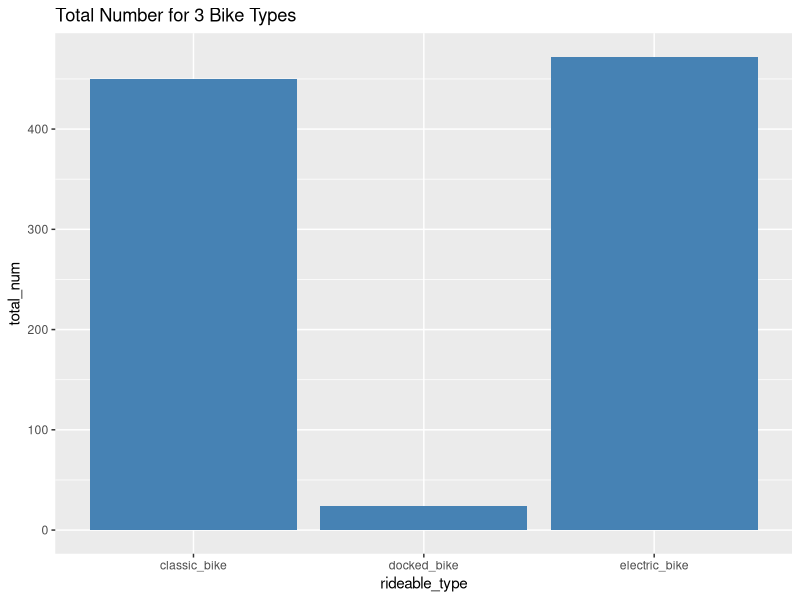
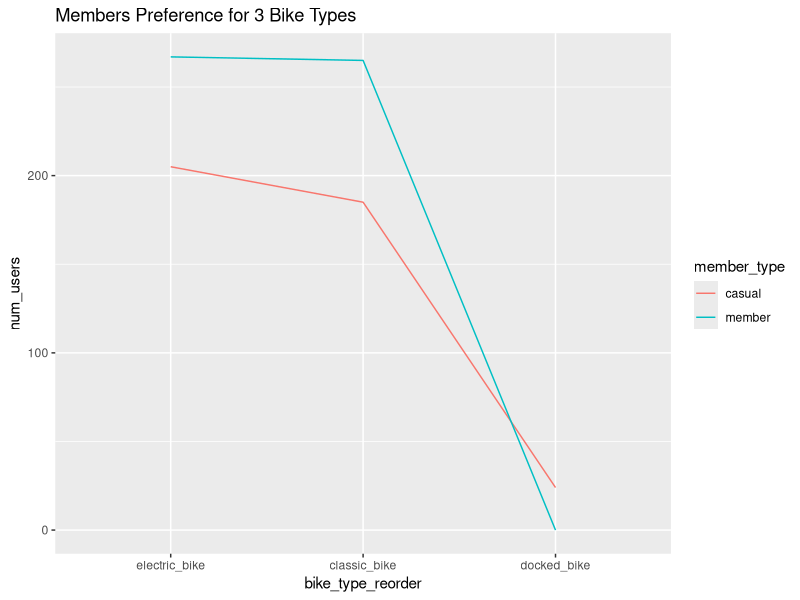
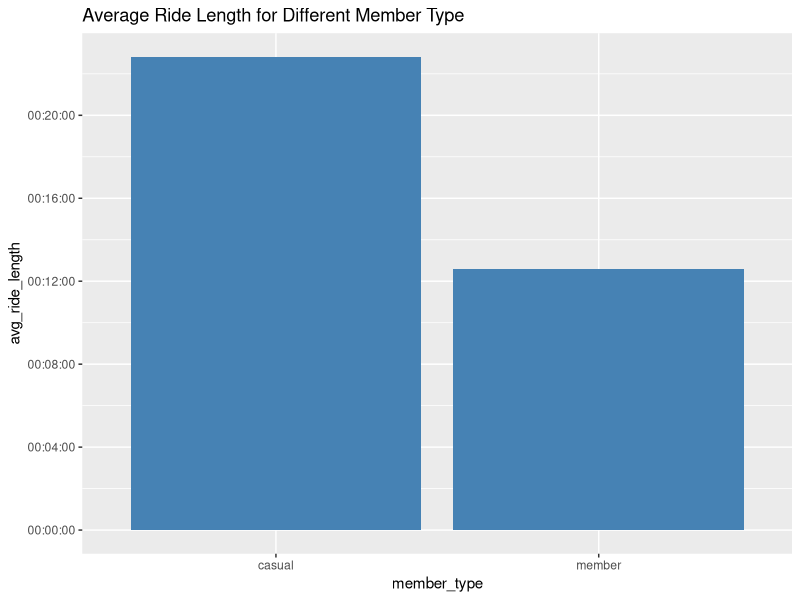
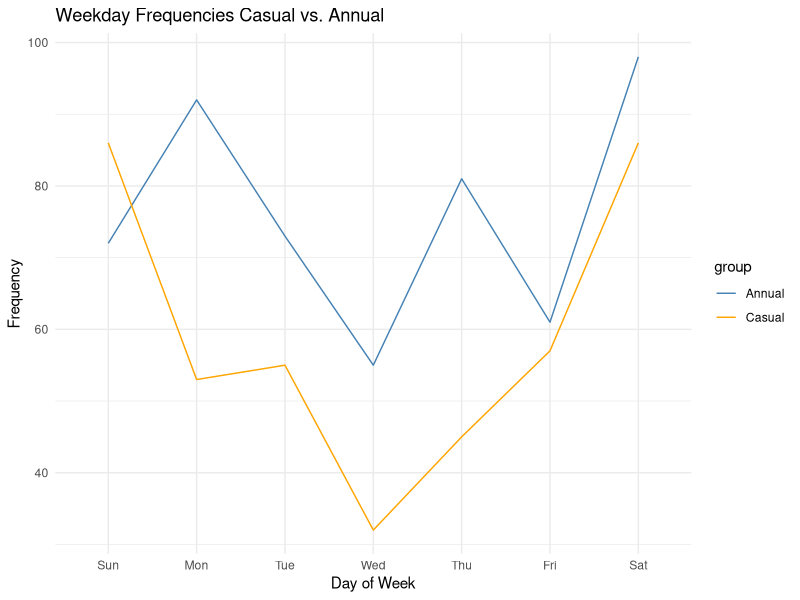

R code for these plots, in order:
## ---- chunk 1
library(tidyverse)
library(ggplot2)
library(readr)
## ---- chunk 2
numbers_bike_types <- data.frame(read_csv("numbers_bike_types.csv"))
## ---- chunk 3
ggplot(data=numbers_bike_types, aes(x=rideable_type, y=total_num))+
  geom_bar(stat="identity", fill="steelblue")+
  labs(title="Total Number for 3 Bike Types")
## ---- chunk 4
bike_types_members <- data.frame(read_csv("bike_types_members.csv"))
bike_types_members
## ---- chunk 5
bike_types_members_long <- data.frame(pivot_longer(data=bike_types_members, cols=c('electric_bike', 'classic_bike', 'docked_bike'), names_to='bike_type', values_to='num_users'))
bike_types_members_long
## ---- chunk 6
# reorder bike_type based on descending order of num_users
bike_types_members_long$bike_type_reorder <- reorder(bike_types_members_long$bike_type, -bike_types_members_long$num_users)
bike_types_members_long
## ---- chunk 7
ggplot(bike_types_members_long) + 
  geom_line(mapping=aes(x=bike_type_reorder, y=num_users, group=member_type, color=member_type)) + 
  labs(title="Members Preference for 3 Bike Types")
## ---- chunk 8
ride_length_member <- data.frame(read_csv("ride_length_member.csv"))
## ---- chunk 9
ggplot(data=ride_length_member, aes(x=member_type, y=avg_ride_length))+
  geom_bar(stat="identity", fill="steelblue")+
  labs(title="Average Ride Length for Different Member Type")
## ---- chunk 10
weekday_freq_casual <- data.frame(read_csv("weekday_freq_casual.csv"))
colnames(weekday_freq_casual)[2] <- "frequency_weekday"
weekday_freq_casual

weekday_freq_annual <- data.frame(read_csv("weekday_freq_annual.csv"))
colnames(weekday_freq_annual)[2] <- "frequency_weekday"
weekday_freq_annual
## ---- chunk 11
# Combine the two data frames
weekday_freq_combined <- rbind(
  transform(weekday_freq_casual, group="Casual"),
  transform(weekday_freq_annual, group="Annual")
)
weekday_freq_combined
## ---- chunk 12
ggplot(weekday_freq_combined, aes(x=factor(day_of_week), y=frequency_weekday, group=group, color=group)) +
  geom_line() +
  labs(title="Weekday Frequencies Casual vs. Annual", x="Day of Week", y="Frequency") +
  scale_x_discrete(labels=c("1"="Sun", "2"="Mon", "3"="Tue", "4"="Wed", "5"="Thu", "6"="Fri", "7"="Sat")) +
  scale_color_manual(values=c("Casual"="orange", "Annual"="steelblue")) +
  theme_minimal()
